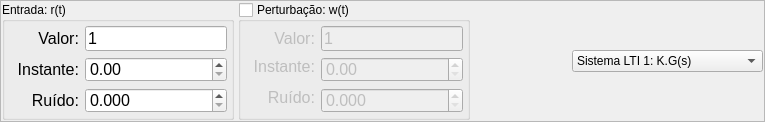
         <widget class="QFrame" name="frameEntradas">
          <property name="minimumSize">
           <size>
            <width>0</width>
            <height>100</height>
           </size>
          </property>
          <property name="frameShape">
           <enum>QFrame::StyledPanel</enum>
          </property>
          <property name="frameShadow">
           <enum>QFrame::Raised</enum>
          </property>
          <layout class="QHBoxLayout" name="horizontalLayout_4">
           <property name="spacing">
            <number>4</number>
           </property>
           <property name="margin">
            <number>1</number>
           </property>
           <item>
            <widget class="QGroupBox" name="groupBoxRt">
             <property name="minimumSize">
              <size>
               <width>220</width>
               <height>0</height>
              </size>
             </property>
             <property name="maximumSize">
              <size>
               <width>250</width>
               <height>16777215</height>
              </size>
             </property>
             <property name="toolTip">
              <string>Parâmetros da entrada de referência</string>
             </property>
             <property name="title">
              <string>Entrada: r(t)</string>
             </property>
             <layout class="QGridLayout" name="gridLayout_4">
              <property name="margin">
               <number>4</number>
              </property>
              <item row="0" column="0">
               <widget class="QLabel" name="labelRvalue">
                <property name="sizePolicy">
                 <sizepolicy hsizetype="Preferred" vsizetype="Preferred">
                  <horstretch>0</horstretch>
                  <verstretch>0</verstretch>
                 </sizepolicy>
                </property>
                <property name="minimumSize">
                 <size>
                  <width>70</width>
                  <height>0</height>
                 </size>
                </property>
                <property name="maximumSize">
                 <size>
                  <width>70</width>
                  <height>25</height>
                 </size>
                </property>
                <property name="font">
                 <font>
                  <pointsize>12</pointsize>
                 </font>
                </property>
                <property name="text">
                 <string>Valor:</string>
                </property>
                <property name="alignment">
                 <set>Qt::AlignRight|Qt::AlignTrailing|Qt::AlignVCenter</set>
                </property>
               </widget>
              </item>
              <item row="0" column="1">
               <widget class="QLineEdit" name="lineEditRvalue">
                <property name="minimumSize">
                 <size>
                  <width>0</width>
                  <height>25</height>
                 </size>
                </property>
                <property name="maximumSize">
                 <size>
                  <width>16777215</width>
                  <height>25</height>
                 </size>
                </property>
                <property name="font">
                 <font>
                  <pointsize>12</pointsize>
                 </font>
                </property>
                <property name="toolTip">
                 <string>Valor do degrau ou função do tempo da entrada</string>
                </property>
                <property name="text">
                 <string notr="true">1</string>
                </property>
               </widget>
              </item>
              <item row="1" column="0">
               <widget class="QLabel" name="labelRtime">
                <property name="sizePolicy">
                 <sizepolicy hsizetype="Preferred" vsizetype="Preferred">
                  <horstretch>0</horstretch>
                  <verstretch>0</verstretch>
                 </sizepolicy>
                </property>
                <property name="minimumSize">
                 <size>
                  <width>70</width>
                  <height>0</height>
                 </size>
                </property>
                <property name="maximumSize">
                 <size>
                  <width>70</width>
                  <height>25</height>
                 </size>
                </property>
                <property name="font">
                 <font>
                  <pointsize>12</pointsize>
                 </font>
                </property>
                <property name="text">
                 <string>Instante:</string>
                </property>
                <property name="alignment">
                 <set>Qt::AlignRight|Qt::AlignTrailing|Qt::AlignVCenter</set>
                </property>
               </widget>
              </item>
              <item row="1" column="1">
               <widget class="QDoubleSpinBox" name="doubleSpinBoxRtime">
                <property name="sizePolicy">
                 <sizepolicy hsizetype="Expanding" vsizetype="Fixed">
                  <horstretch>0</horstretch>
                  <verstretch>0</verstretch>
                 </sizepolicy>
                </property>
                <property name="minimumSize">
                 <size>
                  <width>0</width>
                  <height>25</height>
                 </size>
                </property>
                <property name="maximumSize">
                 <size>
                  <width>16777215</width>
                  <height>25</height>
                 </size>
                </property>
                <property name="font">
                 <font>
                  <pointsize>12</pointsize>
                  <weight>50</weight>
                  <bold>false</bold>
                 </font>
                </property>
                <property name="toolTip">
                 <string>Instante de tempo em que a entrada será aplicada</string>
                </property>
                <property name="minimum">
                 <double>0.000000000000000</double>
                </property>
                <property name="maximum">
                 <double>2000.000000000000000</double>
                </property>
                <property name="value">
                 <double>0.000000000000000</double>
                </property>
               </widget>
              </item>
              <item row="2" column="0">
               <widget class="QLabel" name="labelRnoise">
                <property name="sizePolicy">
                 <sizepolicy hsizetype="Preferred" vsizetype="Preferred">
                  <horstretch>0</horstretch>
                  <verstretch>0</verstretch>
                 </sizepolicy>
                </property>
                <property name="minimumSize">
                 <size>
                  <width>70</width>
                  <height>0</height>
                 </size>
                </property>
                <property name="maximumSize">
                 <size>
                  <width>70</width>
                  <height>25</height>
                 </size>
                </property>
                <property name="font">
                 <font>
                  <pointsize>12</pointsize>
                 </font>
                </property>
                <property name="text">
                 <string>Ruído:</string>
                </property>
                <property name="alignment">
                 <set>Qt::AlignRight|Qt::AlignTrailing|Qt::AlignVCenter</set>
                </property>
               </widget>
              </item>
              <item row="2" column="1">
               <widget class="QDoubleSpinBox" name="doubleSpinBoxRnoise">
                <property name="sizePolicy">
                 <sizepolicy hsizetype="Expanding" vsizetype="Fixed">
                  <horstretch>0</horstretch>
                  <verstretch>0</verstretch>
                 </sizepolicy>
                </property>
                <property name="minimumSize">
                 <size>
                  <width>0</width>
                  <height>25</height>
                 </size>
                </property>
                <property name="maximumSize">
                 <size>
                  <width>16777215</width>
                  <height>25</height>
                 </size>
                </property>
                <property name="font">
                 <font>
                  <pointsize>12</pointsize>
                  <weight>50</weight>
                  <bold>false</bold>
                 </font>
                </property>
                <property name="toolTip">
                 <string>Desvio padrão do ruído a ser aplicado na entrada r(t)</string>
                </property>
                <property name="decimals">
                 <number>3</number>
                </property>
                <property name="minimum">
                 <double>0.000000000000000</double>
                </property>
                <property name="maximum">
                 <double>10.000000000000000</double>
                </property>
                <property name="singleStep">
                 <double>0.005000000000000</double>
                </property>
                <property name="value">
                 <double>0.000000000000000</double>
                </property>
               </widget>
              </item>
             </layout>
            </widget>
           </item>
           <item>
            <widget class="QGroupBox" name="groupBoxWt">
             <property name="minimumSize">
              <size>
               <width>220</width>
               <height>0</height>
              </size>
             </property>
             <property name="maximumSize">
              <size>
               <width>250</width>
               <height>16777215</height>
              </size>
             </property>
             <property name="toolTip">
              <string>Parâmetros da entrada perturbação</string>
             </property>
             <property name="title">
              <string>Perturbação: w(t)</string>
             </property>
             <property name="checkable">
              <bool>true</bool>
             </property>
             <property name="checked">
              <bool>false</bool>
             </property>
             <layout class="QGridLayout" name="gridLayout_5">
              <property name="margin">
               <number>4</number>
              </property>
              <item row="0" column="0">
               <widget class="QLabel" name="labelWvalue">
                <property name="sizePolicy">
                 <sizepolicy hsizetype="Preferred" vsizetype="Preferred">
                  <horstretch>0</horstretch>
                  <verstretch>0</verstretch>
                 </sizepolicy>
                </property>
                <property name="minimumSize">
                 <size>
                  <width>70</width>
                  <height>0</height>
                 </size>
                </property>
                <property name="maximumSize">
                 <size>
                  <width>70</width>
                  <height>25</height>
                 </size>
                </property>
                <property name="font">
                 <font>
                  <pointsize>12</pointsize>
                 </font>
                </property>
                <property name="text">
                 <string>Valor:</string>
                </property>
                <property name="alignment">
                 <set>Qt::AlignRight|Qt::AlignTrailing|Qt::AlignVCenter</set>
                </property>
               </widget>
              </item>
              <item row="0" column="1">
               <widget class="QLineEdit" name="lineEditWvalue">
                <property name="minimumSize">
                 <size>
                  <width>0</width>
                  <height>25</height>
                 </size>
                </property>
                <property name="maximumSize">
                 <size>
                  <width>16777215</width>
                  <height>25</height>
                 </size>
                </property>
                <property name="font">
                 <font>
                  <pointsize>12</pointsize>
                 </font>
                </property>
                <property name="toolTip">
                 <string>Valor do degrau ou função do tempo da perturbação</string>
                </property>
                <property name="text">
                 <string notr="true">1</string>
                </property>
               </widget>
              </item>
              <item row="1" column="0">
               <widget class="QLabel" name="labelWtime">
                <property name="sizePolicy">
                 <sizepolicy hsizetype="Preferred" vsizetype="Preferred">
                  <horstretch>0</horstretch>
                  <verstretch>0</verstretch>
                 </sizepolicy>
                </property>
                <property name="minimumSize">
                 <size>
                  <width>70</width>
                  <height>0</height>
                 </size>
                </property>
                <property name="maximumSize">
                 <size>
                  <width>70</width>
                  <height>25</height>
                 </size>
                </property>
                <property name="font">
                 <font>
                  <pointsize>12</pointsize>
                 </font>
                </property>
                <property name="text">
                 <string>Instante:</string>
                </property>
                <property name="alignment">
                 <set>Qt::AlignRight|Qt::AlignTrailing|Qt::AlignVCenter</set>
                </property>
               </widget>
              </item>
              <item row="1" column="1" rowspan="2">
               <widget class="QDoubleSpinBox" name="doubleSpinBoxWtime">
                <property name="sizePolicy">
                 <sizepolicy hsizetype="Expanding" vsizetype="Fixed">
                  <horstretch>0</horstretch>
                  <verstretch>0</verstretch>
                 </sizepolicy>
                </property>
                <property name="minimumSize">
                 <size>
                  <width>0</width>
                  <height>25</height>
                 </size>
                </property>
                <property name="maximumSize">
                 <size>
                  <width>16777215</width>
                  <height>25</height>
                 </size>
                </property>
                <property name="font">
                 <font>
                  <pointsize>12</pointsize>
                  <weight>50</weight>
                  <bold>false</bold>
                 </font>
                </property>
                <property name="toolTip">
                 <string>Instante de tempo em que a perturbação será aplicada</string>
                </property>
                <property name="minimum">
                 <double>0.000000000000000</double>
                </property>
                <property name="maximum">
                 <double>2000.000000000000000</double>
                </property>
                <property name="value">
                 <double>0.000000000000000</double>
                </property>
               </widget>
              </item>
              <item row="2" column="0" rowspan="2">
               <widget class="QLabel" name="labelWnoise">
                <property name="sizePolicy">
                 <sizepolicy hsizetype="Preferred" vsizetype="Preferred">
                  <horstretch>0</horstretch>
                  <verstretch>0</verstretch>
                 </sizepolicy>
                </property>
                <property name="minimumSize">
                 <size>
                  <width>70</width>
                  <height>0</height>
                 </size>
                </property>
                <property name="maximumSize">
                 <size>
                  <width>70</width>
                  <height>25</height>
                 </size>
                </property>
                <property name="font">
                 <font>
                  <pointsize>12</pointsize>
                 </font>
                </property>
                <property name="text">
                 <string>Ruído:</string>
                </property>
                <property name="alignment">
                 <set>Qt::AlignRight|Qt::AlignTrailing|Qt::AlignVCenter</set>
                </property>
               </widget>
              </item>
              <item row="3" column="1">
               <widget class="QDoubleSpinBox" name="doubleSpinBoxWnoise">
                <property name="sizePolicy">
                 <sizepolicy hsizetype="Expanding" vsizetype="Fixed">
                  <horstretch>0</horstretch>
                  <verstretch>0</verstretch>
                 </sizepolicy>
                </property>
                <property name="minimumSize">
                 <size>
                  <width>0</width>
                  <height>25</height>
                 </size>
                </property>
                <property name="maximumSize">
                 <size>
                  <width>16777215</width>
                  <height>25</height>
                 </size>
                </property>
                <property name="font">
                 <font>
                  <pointsize>12</pointsize>
                  <weight>50</weight>
                  <bold>false</bold>
                 </font>
                </property>
                <property name="toolTip">
                 <string>Desvio padrão do ruído a ser aplicado na entrada w(t)</string>
                </property>
                <property name="decimals">
                 <number>3</number>
                </property>
                <property name="minimum">
                 <double>0.000000000000000</double>
                </property>
                <property name="maximum">
                 <double>10.000000000000000</double>
                </property>
                <property name="singleStep">
                 <double>0.005000000000000</double>
                </property>
                <property name="value">
                 <double>0.000000000000000</double>
                </property>
               </widget>
              </item>
             </layout>
            </widget>
           </item>
           <item>
            <spacer name="horizontalSpacer">
             <property name="orientation">
              <enum>Qt::Horizontal</enum>
             </property>
             <property name="sizeHint" stdset="0">
              <size>
               <width>98</width>
               <height>20</height>
              </size>
             </property>
            </spacer>
           </item>
           <item>
            <widget class="QComboBox" name="comboBoxSys">
             <property name="toolTip">
              <string>Seleção do tipo de sistema a ser analisado</string>
             </property>
             <property name="sizeAdjustPolicy">
              <enum>QComboBox::AdjustToContents</enum>
             </property>
             <item>
              <property name="text">
               <string>Sistema LTI 1: K.G(s)</string>
              </property>
             </item>
             <item>
              <property name="text">
               <string>Sistema LTI 2: K.C(s).G(s)</string>
              </property>
             </item>
             <item>
              <property name="text">
               <string>Sistema Linear Discreto (N/A)</string>
              </property>
             </item>
             <item>
              <property name="text">
               <string>Sistema não-linear (N/A)</string>
              </property>
             </item>
            </widget>
           </item>
          </layout>
         </widget>
